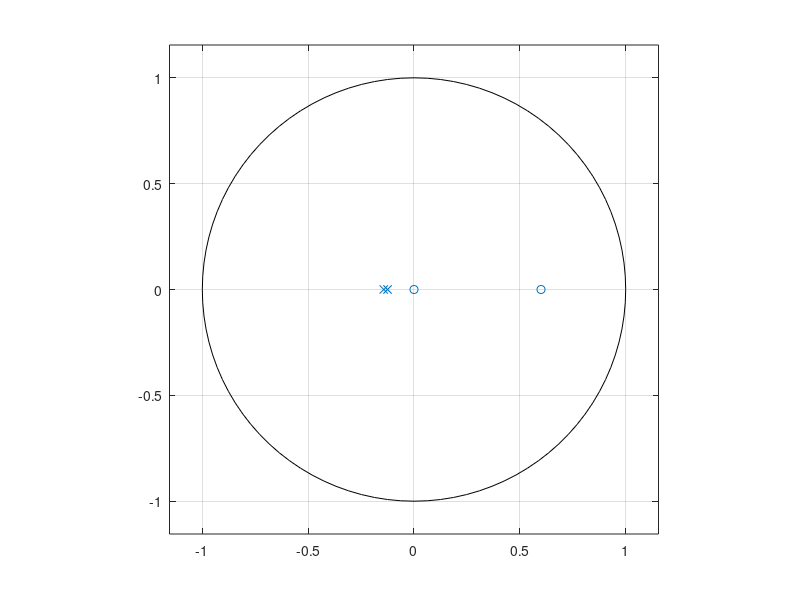
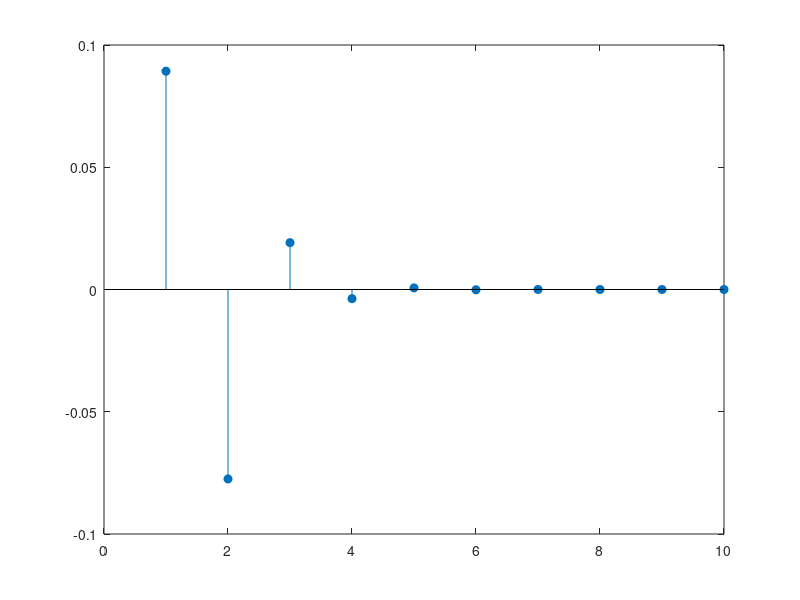

MATLAB code to generate these figures, in order: (Note: this script raises an error after producing the figures.)
%SORU1
num=[5 -3 0]
den=[56 15 1]
[r,p,k]=residue(num,den)
figure(1)
zplane(num,den)
[x,k]=impz(num,den)
figure(3)
stem(x,'filled')
syms z
F=5-3*z^-1/z^-2+15*z^-1+56;
iztrans(F)

%% Soru 3
syms t
F=(4-4*exp(1)-2*t*cos(t)+2*exp(1)-2*t*sin(t))
laplace(F)

%% Soru 4


syms s

%Soru 4 A ??kk?

F = s+5/(s*(s-4)^2);
ilaplace(F)

%Soru 4 B ??kk?

den=[1 -4 4 0] 
[z,p,k] = tf2zp(num,den)

%Soru 4 C ??kk?

H = tf(num,den);
pzmap(H)

%%%%%%%%%%%%%%%%%5.soru
x=[0 -5 -3 0 0 1 -8 0];
h=[-5 0 0 00 0 -6 0 1];
y=conv(x,h)
stem(y)

%%%%%%%%%%%%%%%%%6.soru
syms s
D=(5*(s-3))/(s^2+6*s+8)
K=tf([3],[1 6 8])
zeros=[3]
poles=[1 6 8]
[a,b,c]=tf2zp(zeros,poles)
zplane(a,b)